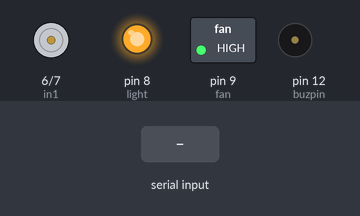
The sketch below on a simulated Arduino Uno, built with avr-gcc and run on an emulated ATmega328P. On the bench: motor-driver pin pairs drawn as motors (green arrow = first pin HIGH = forward, orange = second pin HIGH = backward, longer = more drive, scaled by the enable pin), switched loads named in the sketch (green lamp = pin HIGH), output pins drawn as LEDs (lit = HIGH), buzzer (waves = sounding, pin HIGH). The inputs (shaded band) are chosen by the test bench.

Above: at 1.2 s.
1.3 s: "1" received over Serial
At 2.8 s:
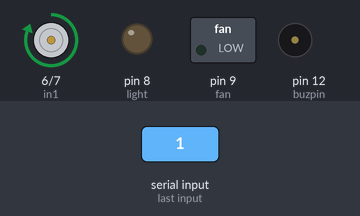
At 3.6 s:
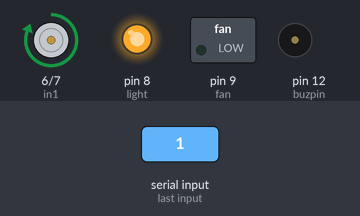
Timing chart, 0 to 5.1 s (numbered marks = the images above; inputs shaded):
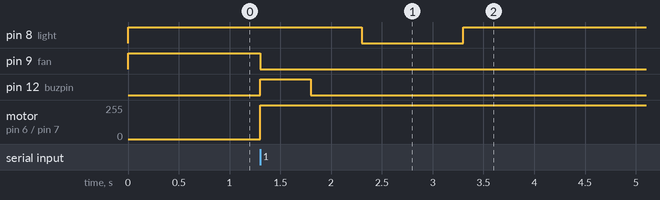

The sketch:

fire_arduino.ino
```cpp
//for linkedin
 int buzpin=12;
 //int threshold=200;// sets threshold value for flame sensor
int ena=5;//pwm pin
int in1=6;
int in2=7;
int light=8;
int fan=9;
//int enb=10;// pwm pin

//int flamesensvalue=0; // initialize flamesensor readin

void setup() {
  pinMode(buzpin, OUTPUT);
  Serial.begin(9600);
  //pinMode(ledpin,OUTPUT);
pinMode(in1,OUTPUT);
pinMode(in2,OUTPUT);
pinMode(ena,OUTPUT);
pinMode(fan,OUTPUT);
pinMode(light,OUTPUT);
digitalWrite(ena,0);
digitalWrite(in1,LOW);
digitalWrite(in2,LOW);
digitalWrite(fan,HIGH);
//delay(5000);
digitalWrite(buzpin, LOW);
digitalWrite(light,HIGH);


}

void loop() {
  if (Serial.available() > 0) {
    char incomingByte = Serial.read();

    if (incomingByte == '1') {
      digitalWrite(ena,250);
      digitalWrite(in1,HIGH);
      digitalWrite(in2,LOW);
      digitalWrite(fan, LOW);
      //delay(5000);
      digitalWrite(buzpin, HIGH);
      delay(500);
      digitalWrite(buzpin, LOW);
      delay(500);
      digitalWrite(light, LOW);
      delay(1000);
      digitalWrite(light, HIGH);
      delay(1000);

    }
    }
  }
```

Measured:
- after the input at 1.3 s, pin 8 (light): HIGH → LOW after 1.0 s, → HIGH 1.0 s later; pin 9 (fan): HIGH → LOW at once; pin 12 (buzpin): LOW → HIGH at once, → LOW 0.50 s later; motor on pin 6 (in1) / pin 7 (in2): stopped → forward 255/255 at once
